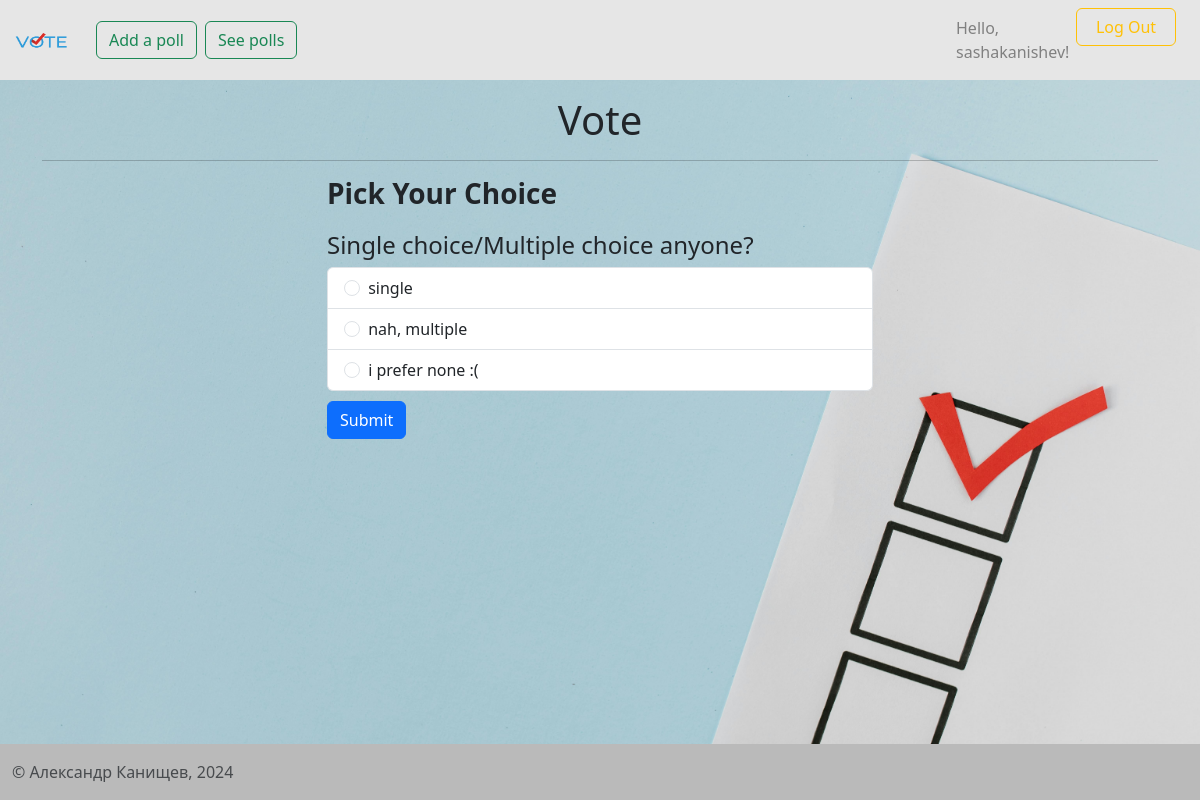
/vote/35/ (signed in), run on the app's committed database.
### polls/models.py (models this page shows, shortened)
class Poll(models.Model):
    QUESTION_TYPE_CHOICES = [
        ('single', 'Single Choice'),
        ('multiple', 'Multiple Choice'),
    ]
    question = models.TextField()
    option_one = models.CharField(max_length=50)
    option_two = models.CharField(max_length=50)
    option_three = models.CharField(max_length=50)
    option_one_count = models.IntegerField(default=0)
    option_two_count = models.IntegerField(default=0)
    option_three_count = models.IntegerField(default=0)
    author = models.ForeignKey(User, on_delete=models.CASCADE, default=1)
    time = models.DateTimeField(default=now)
    question_type = models.CharField(max_length=10, choices=QUESTION_TYPE_CHOICES, default='single')

### polls/views.py (the view, shortened to what this page needs)
# urls.py: path('vote/<poll_id>/', views.vote, name='vote'),  # Vote for a poll
@login_required
def vote(request, poll_id):
    poll = Poll.objects.get(pk=poll_id)
    context = {'poll': poll, 'pagename': 'Vote'}
    return render(request, 'pages/vote.html', context)

### polls/templates/pages/vote.html (shortened to what this page needs)
{% extends 'base.html' %}
{% block content %}
<div class="container">
    <div class="row">
        <div class="col-md-6 mx-auto">
            <h3 style="margin-bottom: 20px"><strong>Pick Your Choice</strong></h3>
            <h4>{{ poll.question }}</h4>
            <form action="{% url 'vote' poll.id %}" method="POST">
                <ul class="list-group" style="margin:0px">
                    {% if poll.question_type == 'multiple' %}
                        <li class="list-group-item">
                            <input aria-label="..." class="form-check-input me-1" name="poll" type="checkbox" value="option1">
                            {{ poll.option_one }}
                        </li>
                        <li class="list-group-item">
                            <input aria-label="..." class="form-check-input me-1" name="poll" type="checkbox" value="option2">
                            {{ poll.option_two }}
                        </li>
                        <li class="list-group-item">
                            <input aria-label="..." class="form-check-input me-1" name="poll" type="checkbox" value="option3">
                            {{ poll.option_three }}
                        </li>
                    {% else %}
                        <li class="list-group-item">
                            <input aria-label="..." class="form-check-input me-1" name="poll" type="radio" value="option1">
                            {{ poll.option_one }}
                        </li>
                        <li class="list-group-item">
                            <input aria-label="..." class="form-check-input me-1" name="poll" type="radio" value="option2">
                            {{ poll.option_two }}
                        </li>
                        <li class="list-group-item">
                            <input aria-label="..." class="form-check-input me-1" name="poll" type="radio" value="option3">
                            {{ poll.option_three }}
                        </li>
                    {% endif %}
                </ul>
                <input class="btn btn-primary" type="submit" value="Submit" style="margin-top: 10px;">
            </form>
        </div>
    </div>
</div>
{% endblock %}

### polls/templates/header.html (shortened to what this page needs)
<nav class="navbar navbar-expand-lg" style="background-color: #e6e6e6;">
    <div class="container-fluid">
        <a class="navbar-brand" href="{% url 'index' %}">
            <img alt="Logo" class="d-inline-block align-text-top" height="50" src="/static/images/logo1.png" width="60">
        </a>
        <div class="collapse navbar-collapse" id="navbarNavAltMarkup">
            <div class="navbar-nav">
                {% if request.user.is_authenticated %}
                <a href="{% url 'add_poll' %}">
                    <button class="btn  btn-outline-success ms-2 me-2" style="margin-left: 20px;" type="button">Add a
                        poll
                    </button>
                </a>
                {% endif %}
                <a href="{% url 'view_polls' %}">
                    <button class="btn  btn-outline-success" type="button">See polls</button>
                </a>
            </div>
        </div>
    </div>
    {% if request.user.is_authenticated %}
    <ul class="navbar-nav mr-right">
                        <span class="navbar-text" style="color: gray; width: 100px;">
                            Hello, {{ request.user.username }}!
                        </span>
        <a href="{% url 'logout' %}">
            <button class="btn  btn-outline-warning me-4" style="width: 100px; margin-left: 20px;" type="button">Log
                Out
            </button>
        </a>
    </ul>
    {% endif %}
</nav>

### data on the page
Poll: question "Single choice/Multiple choice anyone?", option_one "single", option_two "nah, multiple", option_three "i prefer none :("

### other printed values
{{ request.user.username }} "sashakanishev"
{{ pagename }} "Vote"
